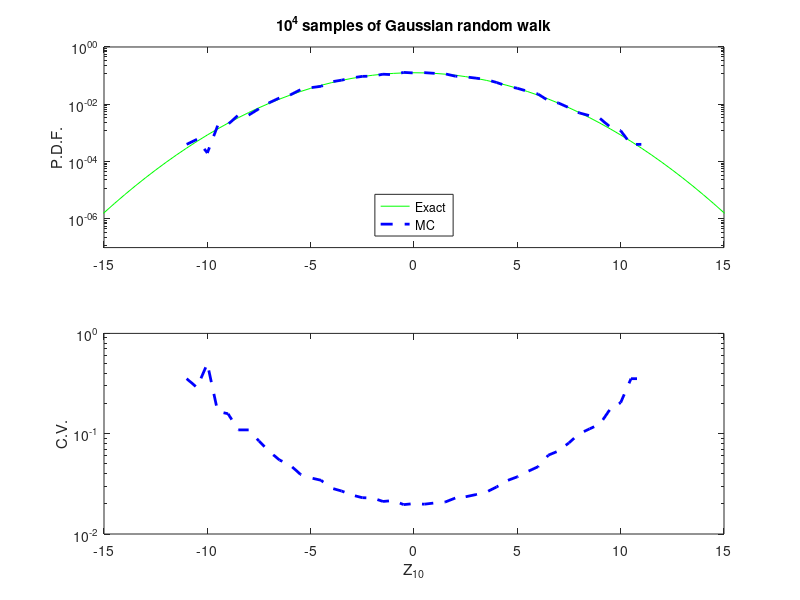

This chart was generated by the following MATLAB code:
function ISGaussian(Perform_IS)
% importance sampling for the Gaussian random walk

% importance sampling on or off
if nargin==0 || Perform_IS ~= 1
    fprintf('Not performing importance sampling \n')
    Perform_IS=0;
else
    fprintf('Performing importance sampling \n')
end

Ovar=1; % variance of original distribution
N=10; % number of gaussians in sum
gaussian=@(x,mu,v) 1/sqrt(2*pi*v).*exp(-(x-mu).^2/(2*v)); 
numSamples=10^4; 
numBins=101;
% locs are bin centers
locs=linspace(-25,25,numBins);
binwidth = locs(2)-locs(1);

if Perform_IS
    IS_target=[-10,0,10]; % biasing target(s)
    J=length(IS_target); % code technically set up to allow multiple IS
    mu=IS_target/N;
    M=floor(numSamples/J)*ones(J,1);
    M(ceil(J/2))=M(ceil(J/2))+numSamples-sum(M);
    % Phat=zeros(size(locs));
    PhatJ=zeros(J,length(locs));
    ShatJ=zeros(J,length(locs)); 
end

%% direct monte-carlo sims
binmc = zeros(1,numSamples);
% Straight monte-carlo
for i=1:numSamples
    xmc = sqrt(Ovar)*randn(N,1);
    zz = sum(xmc);
    [~,binmc(i)] = min(abs(locs - zz));
end
% compute variance along whole distribution (there are faster ways to do
% this but this code is good for demonstration purposes)
mcP = zeros(1,numBins); mcV = mcP; 
for j = 1:numBins
    inds = find(binmc == j);
    mcP(j) = length(inds)/numSamples/binwidth;
    mcV(j) = sum(((binmc==j)-mcP(j)).^2);
end

mcV = 1/(numSamples*(numSamples-1))*mcV;
mcCV = sqrt(mcV)./mcP;

%% Using Importance sampling
if Perform_IS
    for j=1:J % this loop is for multiple importance sampling
        bin=zeros(M(j),1);
        binweight=bin;
        for k=1:M(j) % loop over samples
            % draw sample
            x=sqrt(Ovar)*randn(N,1);  % steps     
            xstar=x+mu(j); % steps with biasing
            z=sum(xstar); % random-walk with biased steps

            % binning
            finder=abs(locs-z);
            [~,bin(k)]=min(finder); 
            % likelihood ratio-each x is iid gaussian
            biased=zeros(1,J); 
            for jj=1:J
               biased(jj)=prod(gaussian(xstar,mu(jj),Ovar),1);
            end
            invlike=biased./prod(gaussian(xstar,0,Ovar)); 
            binweight(k)=1/sum(M'.*invlike);
        end

        for k=1:M(j)
            % Now do the importance sampling sum
            PhatJ(j,bin(k))=PhatJ(j,bin(k))+binweight(k); 
        end
        PhatJ(j,:)=PhatJ(j,:)./binwidth;
        for k=1:M(j)
            thisbin=bin(k);
            temp=PhatJ(j,:);
            mybinweight=M(j)*binweight(k);
            temp(thisbin)=PhatJ(j,thisbin)-mybinweight;
            ShatJ(j,:)=ShatJ(j,:)+temp.^2;
        end
    end

    Phat_IS=sum(PhatJ,1); 
    var_IS=sum(1./(M.*(M-1)).*ShatJ,1); 
    cov_IS=sqrt(var_IS)./Phat_IS; 
end

%% Plotting
if Perform_IS
    xbds=[-20 20];
    ybds=[1e-10 1];
else
    xbds=[-15 15];
    ybds=[1/(numSamples*1000) 1];
end
figure(1)
subplot(2,1,1)
semilogy(locs,gaussian(locs,0,N*Ovar),'-g',locs,mcP,'--b','linewidth',2)
legendinfo={'Exact','MC'};
hold on
if Perform_IS
    semilogy(locs,Phat_IS,':r','linewidth',2)
    for h=1:J
        plot(IS_target(h)*ones(100,1),linspace(1e-100,1),'--',...
            'color',0.7*ones(1,3),'linewidth',2)
    end
    legendinfo{3}='ISMC estimate';
end
legend(legendinfo,'location','south')
yticks(10.^(-100:2:0))
title(sprintf('10^{%d} samples of Gaussian random walk',...
    log(numSamples)/log(10)))
ylabel('P.D.F.')
axis([xbds,ybds])
hold off

subplot(2,1,2)
semilogy(locs,mcCV,'--b','linewidth',2)
hold on
if Perform_IS
    semilogy(locs,cov_IS,':r','linewidth',2)
    for h=1:J
        plot(IS_target(h)*ones(100,1),linspace(1e-10,1),'--',...
            'color',0.7*ones(1,3),'linewidth',2)
    end
end
axis([xbds, min(10^-2,min(mcCV(mcCV>0))) 1])
ylabel('C.V.')
xlabel(['Z_{',num2str(N),'}'])
hold off

end
